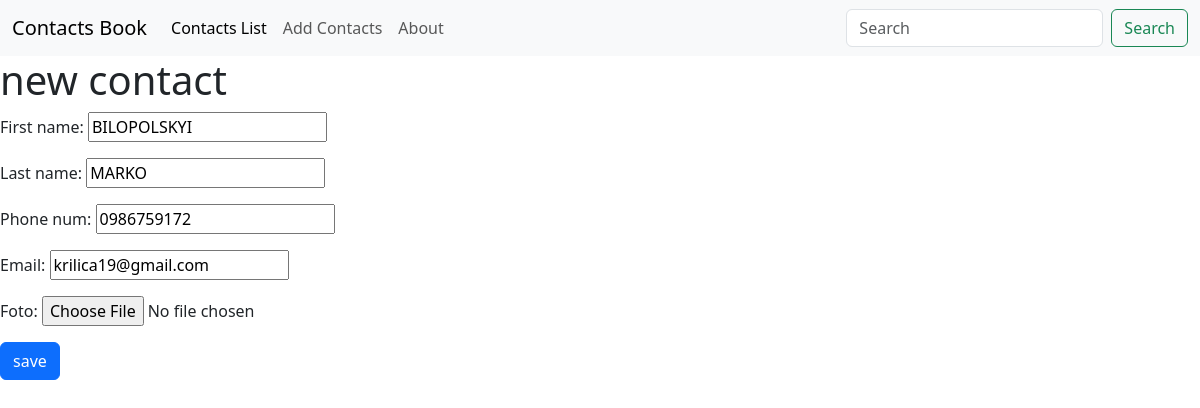
The page /edit/9/ on the database its author committed.
### app/models.py (models this page shows, shortened)
class Contact(models.Model):
    first_name = models.CharField(max_length=52)
    last_name = models.CharField(max_length=52)
    phone_num = models.CharField(max_length=15)
    email = models.EmailField()
    foto = models.ImageField(
        upload_to='contacts_photo/',
        default='icon.png',
        blank=True,
        null=True
    )

### app/views.py (the view)
# urls.py: path('edit/<int:pk>/', edit_contact, name = 'editcontact'),
def edit_contact(request, pk):
    contact = get_object_or_404(Contact, pk = pk)
    if request.method == 'POST':
        form = Contact_Form(request.POST, request.FILES, instance = contact)
        if form.is_valid():
            form.save()
            return redirect('home')
    else:
        form = Contact_Form(instance = contact)
    return render(request, 'contact_form.html', {'form': form})

### app/forms.py
class Contact_Form(forms.ModelForm):
    class Meta:
        model = Contact
        fields = ['first_name','last_name', 'phone_num', 'email', 'foto']
        widgets = {
            'foto' : FileInput()
        }

### templates/contact_form.html (shortened to what this page needs)
{% extends 'base.html' %}
{% block content %}
<h1>{% if contact %}change{% else %}new{% endif %} contact</h1>
<form method="POST" enctype="multipart/form-data" id="form" ">
    {{ form.as_p }}
    <button type="submit" class="btn btn-primary" id="check">save</button>
</form>
{% endblock %}

### rows shown on the page
Contact: first_name "BILOPOLSKYI", last_name "MARKO", phone_num "0986759172", email "krilica19@gmail.com"
